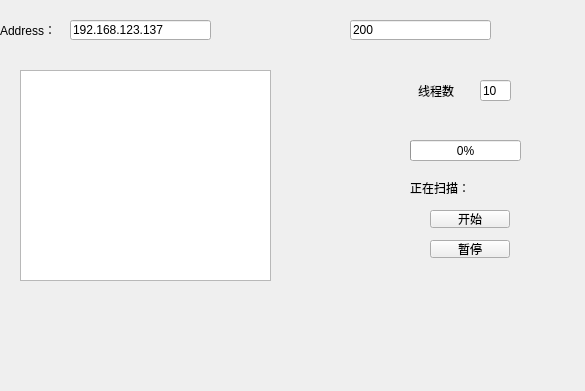
<?xml version="1.0" encoding="UTF-8"?>
<ui version="4.0">
 <class>hostScanner</class>
 <widget class="QWidget" name="hostScanner">
  <property name="geometry">
   <rect>
    <x>0</x>
    <y>0</y>
    <width>585</width>
    <height>391</height>
   </rect>
  </property>
  <property name="windowTitle">
   <string>主机扫描</string>
  </property>
  <widget class="QLineEdit" name="lineEdit_2">
   <property name="geometry">
    <rect>
     <x>480</x>
     <y>80</y>
     <width>31</width>
     <height>21</height>
    </rect>
   </property>
   <property name="text">
    <string>10</string>
   </property>
  </widget>
  <widget class="QLabel" name="label_2">
   <property name="geometry">
    <rect>
     <x>418</x>
     <y>81</y>
     <width>41</width>
     <height>20</height>
    </rect>
   </property>
   <property name="text">
    <string>线程数：</string>
   </property>
  </widget>
  <widget class="QPushButton" name="pushButton_2">
   <property name="geometry">
    <rect>
     <x>430</x>
     <y>240</y>
     <width>80</width>
     <height>18</height>
    </rect>
   </property>
   <property name="text">
    <string>暂停</string>
   </property>
  </widget>
  <widget class="QLabel" name="label">
   <property name="geometry">
    <rect>
     <x>0</x>
     <y>20</y>
     <width>51</width>
     <height>20</height>
    </rect>
   </property>
   <property name="text">
    <string>Address：</string>
   </property>
  </widget>
  <widget class="QLineEdit" name="lineEdit">
   <property name="geometry">
    <rect>
     <x>70</x>
     <y>20</y>
     <width>141</width>
     <height>20</height>
    </rect>
   </property>
   <property name="text">
    <string>192.168.123.137</string>
   </property>
  </widget>
  <widget class="QProgressBar" name="progressBar">
   <property name="geometry">
    <rect>
     <x>410</x>
     <y>140</y>
     <width>111</width>
     <height>21</height>
    </rect>
   </property>
   <property name="value">
    <number>0</number>
   </property>
  </widget>
  <widget class="QPushButton" name="pushButton">
   <property name="geometry">
    <rect>
     <x>430</x>
     <y>210</y>
     <width>80</width>
     <height>18</height>
    </rect>
   </property>
   <property name="text">
    <string>开始</string>
   </property>
  </widget>
  <widget class="QTextBrowser" name="textBrowser">
   <property name="geometry">
    <rect>
     <x>20</x>
     <y>70</y>
     <width>251</width>
     <height>211</height>
    </rect>
   </property>
  </widget>
  <widget class="QLabel" name="label_4">
   <property name="geometry">
    <rect>
     <x>410</x>
     <y>180</y>
     <width>171</width>
     <height>16</height>
    </rect>
   </property>
   <property name="text">
    <string>正在扫描：</string>
   </property>
  </widget>
  <widget class="QLineEdit" name="lineEdit_3">
   <property name="geometry">
    <rect>
     <x>350</x>
     <y>20</y>
     <width>141</width>
     <height>20</height>
    </rect>
   </property>
   <property name="text">
    <string>200</string>
   </property>
  </widget>
 </widget>
 <resources/>
 <connections/>
</ui>
